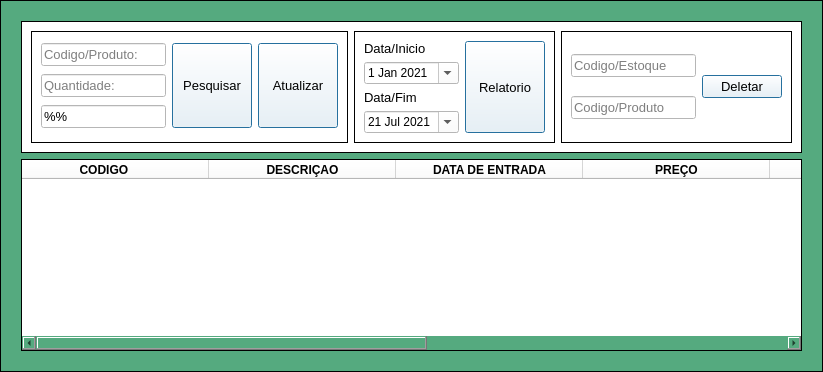
            <widget class="QFrame" name="frame_11">
             <property name="minimumSize">
              <size>
               <width>0</width>
               <height>354</height>
              </size>
             </property>
             <property name="styleSheet">
              <string notr="true">background-color: rgb(85, 170, 127);</string>
             </property>
             <property name="frameShape">
              <enum>QFrame::Box</enum>
             </property>
             <property name="frameShadow">
              <enum>QFrame::Plain</enum>
             </property>
             <layout class="QGridLayout" name="gridLayout_55">
              <item row="0" column="0">
               <widget class="QFrame" name="frame_19">
                <property name="enabled">
                 <bool>true</bool>
                </property>
                <property name="styleSheet">
                 <string notr="true"/>
                </property>
                <property name="frameShape">
                 <enum>QFrame::NoFrame</enum>
                </property>
                <property name="frameShadow">
                 <enum>QFrame::Plain</enum>
                </property>
                <layout class="QGridLayout" name="gridLayout_5">
                 <item row="0" column="0">
                  <widget class="QFrame" name="frame_43">
                   <property name="styleSheet">
                    <string notr="true">background-color: rgb(255, 255, 255);</string>
                   </property>
                   <property name="frameShape">
                    <enum>QFrame::Box</enum>
                   </property>
                   <property name="frameShadow">
                    <enum>QFrame::Plain</enum>
                   </property>
                   <layout class="QGridLayout" name="gridLayout_56">
                    <item row="0" column="0">
                     <widget class="QFrame" name="frame_44">
                      <property name="maximumSize">
                       <size>
                        <width>400</width>
                        <height>16777215</height>
                       </size>
                      </property>
                      <property name="frameShape">
                       <enum>QFrame::Box</enum>
                      </property>
                      <property name="frameShadow">
                       <enum>QFrame::Plain</enum>
                      </property>
                      <layout class="QGridLayout" name="gridLayout_57">
                       <item row="0" column="0">
                        <widget class="QLineEdit" name="codproduto">
                         <property name="font">
                          <font>
                           <pointsize>10</pointsize>
                          </font>
                         </property>
                         <property name="styleSheet">
                          <string notr="true">background-color: rgb(255, 255, 255);
color: rgb(0, 0, 0);</string>
                         </property>
                         <property name="placeholderText">
                          <string>Codigo/Produto:</string>
                         </property>
                        </widget>
                       </item>
                       <item row="0" column="1" rowspan="3">
                        <widget class="QPushButton" name="pushButton_7">
                         <property name="maximumSize">
                          <size>
                           <width>111</width>
                           <height>111</height>
                          </size>
                         </property>
                         <property name="font">
                          <font>
                           <pointsize>10</pointsize>
                           <weight>50</weight>
                           <bold>false</bold>
                          </font>
                         </property>
                         <property name="cursor">
                          <cursorShape>PointingHandCursor</cursorShape>
                         </property>
                         <property name="focusPolicy">
                          <enum>Qt::NoFocus</enum>
                         </property>
                         <property name="toolTip">
                          <string>Pesquisar produto</string>
                         </property>
                         <property name="styleSheet">
                          <string notr="true"/>
                         </property>
                         <property name="text">
                          <string>Pesquisar</string>
                         </property>
                         <property name="icon">
                          <iconset>
                           <normaloff>../Imagens/lupa.ico</normaloff>../Imagens/lupa.ico</iconset>
                         </property>
                         <property name="iconSize">
                          <size>
                           <width>34</width>
                           <height>39</height>
                          </size>
                         </property>
                         <property name="autoDefault">
                          <bool>true</bool>
                         </property>
                         <property name="default">
                          <bool>true</bool>
                         </property>
                         <property name="flat">
                          <bool>false</bool>
                         </property>
                        </widget>
                       </item>
                       <item row="0" column="2" rowspan="3">
                        <widget class="QPushButton" name="pushButton_11">
                         <property name="maximumSize">
                          <size>
                           <width>111</width>
                           <height>111</height>
                          </size>
                         </property>
                         <property name="font">
                          <font>
                           <pointsize>10</pointsize>
                           <weight>50</weight>
                           <bold>false</bold>
                          </font>
                         </property>
                         <property name="cursor">
                          <cursorShape>PointingHandCursor</cursorShape>
                         </property>
                         <property name="focusPolicy">
                          <enum>Qt::NoFocus</enum>
                         </property>
                         <property name="toolTip">
                          <string>Atualizar estoque dos produtos</string>
                         </property>
                         <property name="styleSheet">
                          <string notr="true"/>
                         </property>
                         <property name="text">
                          <string>Atualizar</string>
                         </property>
                         <property name="icon">
                          <iconset>
                           <normaloff>../Imagens/Atualizar.png</normaloff>../Imagens/Atualizar.png</iconset>
                         </property>
                         <property name="iconSize">
                          <size>
                           <width>32</width>
                           <height>42</height>
                          </size>
                         </property>
                         <property name="autoDefault">
                          <bool>true</bool>
                         </property>
                         <property name="default">
                          <bool>true</bool>
                         </property>
                         <property name="flat">
                          <bool>false</bool>
                         </property>
                        </widget>
                       </item>
                       <item row="1" column="0">
                        <widget class="QLineEdit" name="qtproduto">
                         <property name="font">
                          <font>
                           <pointsize>10</pointsize>
                          </font>
                         </property>
                         <property name="styleSheet">
                          <string notr="true">background-color: rgb(255, 255, 255);
color: rgb(0, 0, 0);</string>
                         </property>
                         <property name="placeholderText">
                          <string>Quantidade:</string>
                         </property>
                        </widget>
                       </item>
                       <item row="2" column="0">
                        <widget class="QLineEdit" name="lineEdit_12">
                         <property name="font">
                          <font>
                           <pointsize>10</pointsize>
                          </font>
                         </property>
                         <property name="toolTip">
                          <string>% para iniciais e %% para qualquer posição</string>
                         </property>
                         <property name="styleSheet">
                          <string notr="true">color: rgb(0, 0, 0);</string>
                         </property>
                         <property name="text">
                          <string>%%</string>
                         </property>
                         <property name="placeholderText">
                          <string>Pesquisar </string>
                         </property>
                        </widget>
                       </item>
                      </layout>
                     </widget>
                    </item>
                    <item row="0" column="1">
                     <widget class="QFrame" name="frame_45">
                      <property name="maximumSize">
                       <size>
                        <width>400</width>
                        <height>16777215</height>
                       </size>
                      </property>
                      <property name="frameShape">
                       <enum>QFrame::Box</enum>
                      </property>
                      <property name="frameShadow">
                       <enum>QFrame::Plain</enum>
                      </property>
                      <layout class="QGridLayout" name="gridLayout_58">
                       <item row="0" column="0">
                        <widget class="QLabel" name="label_138">
                         <property name="font">
                          <font>
                           <family>Arial</family>
                           <pointsize>10</pointsize>
                          </font>
                         </property>
                         <property name="styleSheet">
                          <string notr="true"/>
                         </property>
                         <property name="text">
                          <string>Data/Inicio</string>
                         </property>
                        </widget>
                       </item>
                       <item row="1" column="0">
                        <widget class="QDateEdit" name="dateEdit_8">
                         <property name="enabled">
                          <bool>true</bool>
                         </property>
                         <property name="sizePolicy">
                          <sizepolicy hsizetype="Fixed" vsizetype="Fixed">
                           <horstretch>0</horstretch>
                           <verstretch>0</verstretch>
                          </sizepolicy>
                         </property>
                         <property name="font">
                          <font>
                           <family>MS Shell Dlg 2</family>
                          </font>
                         </property>
                         <property name="cursor">
                          <cursorShape>PointingHandCursor</cursorShape>
                         </property>
                         <property name="styleSheet">
                          <string notr="true">color: rgb(0, 0, 0);
background-color: rgb(255, 255, 255);</string>
                         </property>
                         <property name="accelerated">
                          <bool>false</bool>
                         </property>
                         <property name="correctionMode">
                          <enum>QAbstractSpinBox::CorrectToPreviousValue</enum>
                         </property>
                         <property name="showGroupSeparator" stdset="0">
                          <bool>false</bool>
                         </property>
                         <property name="currentSection">
                          <enum>QDateTimeEdit::DaySection</enum>
                         </property>
                         <property name="calendarPopup">
                          <bool>true</bool>
                         </property>
                         <property name="timeSpec">
                          <enum>Qt::TimeZone</enum>
                         </property>
                         <property name="date">
                          <date>
                           <year>2021</year>
                           <month>1</month>
                           <day>1</day>
                          </date>
                         </property>
                        </widget>
                       </item>
                       <item row="0" column="1" rowspan="4">
                        <widget class="QPushButton" name="geraexcel_2">
                         <property name="maximumSize">
                          <size>
                           <width>111</width>
                           <height>111</height>
                          </size>
                         </property>
                         <property name="font">
                          <font>
                           <pointsize>10</pointsize>
                           <weight>50</weight>
                           <bold>false</bold>
                          </font>
                         </property>
                         <property name="cursor">
                          <cursorShape>PointingHandCursor</cursorShape>
                         </property>
                         <property name="focusPolicy">
                          <enum>Qt::NoFocus</enum>
                         </property>
                         <property name="toolTip">
                          <string>Gerar relatorio dos produtos</string>
                         </property>
                         <property name="styleSheet">
                          <string notr="true"/>
                         </property>
                         <property name="text">
                          <string>Relatorio</string>
                         </property>
                         <property name="icon">
                          <iconset>
                           <normaloff>../Imagens/excel.png</normaloff>../Imagens/excel.png</iconset>
                         </property>
                         <property name="iconSize">
                          <size>
                           <width>32</width>
                           <height>42</height>
                          </size>
                         </property>
                         <property name="shortcut">
                          <string/>
                         </property>
                         <property name="checkable">
                          <bool>false</bool>
                         </property>
                         <property name="checked">
                          <bool>false</bool>
                         </property>
                         <property name="autoDefault">
                          <bool>true</bool>
                         </property>
                         <property name="default">
                          <bool>true</bool>
                         </property>
                         <property name="flat">
                          <bool>false</bool>
                         </property>
                        </widget>
                       </item>
                       <item row="3" column="0">
                        <widget class="QDateEdit" name="dateEdit_9">
                         <property name="cursor">
                          <cursorShape>PointingHandCursor</cursorShape>
                         </property>
                         <property name="styleSheet">
                          <string notr="true">color: rgb(0, 0, 0);
background-color: rgb(255, 255, 255);background-color: rgb(255, 255, 255);</string>
                         </property>
                         <property name="calendarPopup">
                          <bool>true</bool>
                         </property>
                         <property name="date">
                          <date>
                           <year>2021</year>
                           <month>7</month>
                           <day>21</day>
                          </date>
                         </property>
                        </widget>
                       </item>
                       <item row="2" column="0">
                        <widget class="QLabel" name="label_137">
                         <property name="font">
                          <font>
                           <family>Arial</family>
                           <pointsize>10</pointsize>
                          </font>
                         </property>
                         <property name="styleSheet">
                          <string notr="true"/>
                         </property>
                         <property name="text">
                          <string>Data/Fim</string>
                         </property>
                        </widget>
                       </item>
                      </layout>
                     </widget>
                    </item>
                    <item row="0" column="2">
                     <widget class="QFrame" name="frame_46">
                      <property name="maximumSize">
                       <size>
                        <width>400</width>
                        <height>16777215</height>
                       </size>
                      </property>
                      <property name="frameShape">
                       <enum>QFrame::Box</enum>
                      </property>
                      <property name="frameShadow">
                       <enum>QFrame::Plain</enum>
                      </property>
                      <layout class="QGridLayout" name="gridLayout_59">
                       <property name="spacing">
                        <number>6</number>
                       </property>
                       <item row="0" column="0">
                        <widget class="QLineEdit" name="codEstoque">
                         <property name="enabled">
                          <bool>true</bool>
                         </property>
                         <property name="font">
                          <font>
                           <pointsize>10</pointsize>
                          </font>
                         </property>
                         <property name="styleSheet">
                          <string notr="true">background-color: rgb(255, 255, 255);
color: rgb(0, 0, 0);</string>
                         </property>
                         <property name="placeholderText">
                          <string>Codigo/Estoque</string>
                         </property>
                        </widget>
                       </item>
                       <item row="0" column="1" rowspan="2">
                        <widget class="QPushButton" name="deletarProduto">
                         <property name="font">
                          <font>
                           <pointsize>10</pointsize>
                           <weight>50</weight>
                           <bold>false</bold>
                          </font>
                         </property>
                         <property name="cursor">
                          <cursorShape>PointingHandCursor</cursorShape>
                         </property>
                         <property name="focusPolicy">
                          <enum>Qt::NoFocus</enum>
                         </property>
                         <property name="toolTip">
                          <string>Deletar produto e estoque</string>
                         </property>
                         <property name="styleSheet">
                          <string notr="true"/>
                         </property>
                         <property name="text">
                          <string>Deletar</string>
                         </property>
                         <property name="icon">
                          <iconset>
                           <normaloff>../Imagens/excluir-arquivo.png</normaloff>../Imagens/excluir-arquivo.png</iconset>
                         </property>
                         <property name="iconSize">
                          <size>
                           <width>37</width>
                           <height>60</height>
                          </size>
                         </property>
                         <property name="autoRepeatDelay">
                          <number>300</number>
                         </property>
                         <property name="autoDefault">
                          <bool>true</bool>
                         </property>
                         <property name="default">
                          <bool>true</bool>
                         </property>
                         <property name="flat">
                          <bool>false</bool>
                         </property>
                        </widget>
                       </item>
                       <item row="1" column="0">
                        <widget class="QLineEdit" name="codProduto_2">
                         <property name="enabled">
                          <bool>true</bool>
                         </property>
                         <property name="font">
                          <font>
                           <pointsize>10</pointsize>
                          </font>
                         </property>
                         <property name="styleSheet">
                          <string notr="true">background-color: rgb(255, 255, 255);
color: rgb(0, 0, 0);</string>
                         </property>
                         <property name="placeholderText">
                          <string>Codigo/Produto</string>
                         </property>
                        </widget>
                       </item>
                      </layout>
                     </widget>
                    </item>
                   </layout>
                  </widget>
                 </item>
                 <item row="1" column="0">
                  <widget class="QTableWidget" name="tableWidget">
                   <property name="font">
                    <font>
                     <pointsize>10</pointsize>
                     <weight>50</weight>
                     <bold>false</bold>
                    </font>
                   </property>
                   <property name="styleSheet">
                    <string notr="true">background-color: rgb(255, 255, 255);</string>
                   </property>
                   <property name="frameShape">
                    <enum>QFrame::Box</enum>
                   </property>
                   <property name="frameShadow">
                    <enum>QFrame::Plain</enum>
                   </property>
                   <property name="autoScrollMargin">
                    <number>11</number>
                   </property>
                   <property name="alternatingRowColors">
                    <bool>true</bool>
                   </property>
                   <property name="verticalScrollMode">
                    <enum>QAbstractItemView::ScrollPerPixel</enum>
                   </property>
                   <property name="horizontalScrollMode">
                    <enum>QAbstractItemView::ScrollPerPixel</enum>
                   </property>
                   <property name="gridStyle">
                    <enum>Qt::SolidLine</enum>
                   </property>
                   <attribute name="horizontalHeaderDefaultSectionSize">
                    <number>187</number>
                   </attribute>
                   <attribute name="verticalHeaderMinimumSectionSize">
                    <number>20</number>
                   </attribute>
                   <attribute name="verticalHeaderDefaultSectionSize">
                    <number>21</number>
                   </attribute>
                   <column>
                    <property name="text">
                     <string>CODIGO       </string>
                    </property>
                    <property name="font">
                     <font>
                      <weight>75</weight>
                      <bold>true</bold>
                     </font>
                    </property>
                    <property name="background">
                     <color>
                      <red>85</red>
                      <green>170</green>
                      <blue>255</blue>
                     </color>
                    </property>
                   </column>
                   <column>
                    <property name="text">
                     <string>DESCRIÇAO</string>
                    </property>
                    <property name="font">
                     <font>
                      <weight>75</weight>
                      <bold>true</bold>
                     </font>
                    </property>
                    <property name="background">
                     <color>
                      <red>85</red>
                      <green>170</green>
                      <blue>255</blue>
                     </color>
                    </property>
                   </column>
                   <column>
                    <property name="text">
                     <string>DATA DE ENTRADA</string>
                    </property>
                    <property name="font">
                     <font>
                      <weight>75</weight>
                      <bold>true</bold>
                     </font>
                    </property>
                    <property name="background">
                     <color>
                      <red>85</red>
                      <green>170</green>
                      <blue>255</blue>
                     </color>
                    </property>
                   </column>
                   <column>
                    <property name="text">
                     <string>PREÇO</string>
                    </property>
                    <property name="font">
                     <font>
                      <weight>75</weight>
                      <bold>true</bold>
                     </font>
                    </property>
                    <property name="background">
                     <color>
                      <red>255</red>
                      <green>0</green>
                      <blue>0</blue>
                     </color>
                    </property>
                   </column>
                   <column>
                    <property name="text">
                     <string>OBSERVAÇAO         </string>
                    </property>
                    <property name="font">
                     <font>
                      <weight>75</weight>
                      <bold>true</bold>
                     </font>
                    </property>
                    <property name="background">
                     <color>
                      <red>85</red>
                      <green>170</green>
                      <blue>255</blue>
                     </color>
                    </property>
                   </column>
                   <column>
                    <property name="text">
                     <string>CODIGO DE BARRAS</string>
                    </property>
                    <property name="font">
                     <font>
                      <pointsize>10</pointsize>
                     </font>
                    </property>
                    <property name="background">
                     <color>
                      <red>255</red>
                      <green>255</green>
                      <blue>0</blue>
                     </color>
                    </property>
                   </column>
                   <column>
                    <property name="text">
                     <string>MARCA</string>
                    </property>
                    <property name="font">
                     <font>
                      <weight>75</weight>
                      <bold>true</bold>
                     </font>
                    </property>
                    <property name="background">
                     <color>
                      <red>85</red>
                      <green>170</green>
                      <blue>255</blue>
                     </color>
                    </property>
                   </column>
                   <column>
                    <property name="text">
                     <string>REFERENCIA</string>
                    </property>
                    <property name="font">
                     <font>
                      <weight>75</weight>
                      <bold>true</bold>
                     </font>
                    </property>
                    <property name="background">
                     <color>
                      <red>85</red>
                      <green>170</green>
                      <blue>255</blue>
                     </color>
                    </property>
                   </column>
                  </widget>
                 </item>
                </layout>
               </widget>
              </item>
             </layout>
            </widget>
